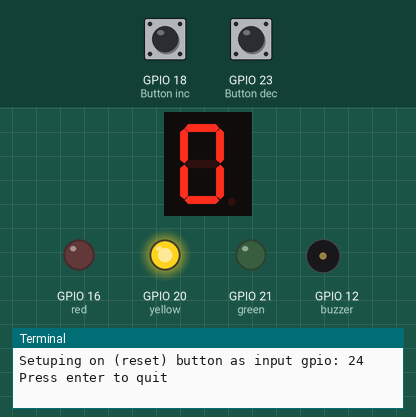
A program run on a simulated Raspberry Pi (BCM pin numbers). Shown: 1-digit seven-segment display, output pins drawn as LEDs (lit = HIGH), buzzer (waves = sounding, pin HIGH), the last lines printed to the terminal. The test bench sets the inputs (shaded band); at power-on: GPIO 18 (Button inc) HIGH, GPIO 23 (Button dec) HIGH. The segment pins are drawn as the display they are named for; pins used as bus, display or sensor lines are not drawn.

Above: at 1.2 s.
1.3 s: GPIO 18 (Button inc) pulled LOW for 1 s
At 3.3 s:
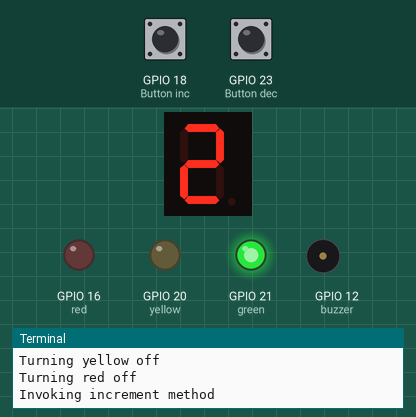
3.8 s: GPIO 23 (Button dec) pulled LOW for 1 s
At 5.6 s:
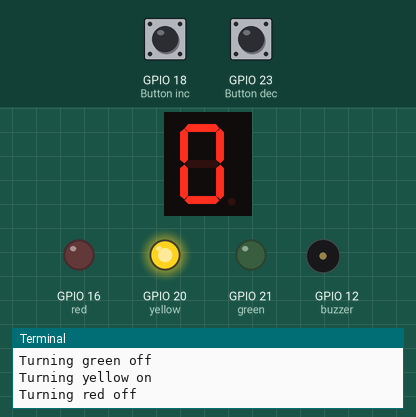
6.3 s: GPIO 23 (Button dec) pulled LOW for 0.15 s
At 7.3 s:
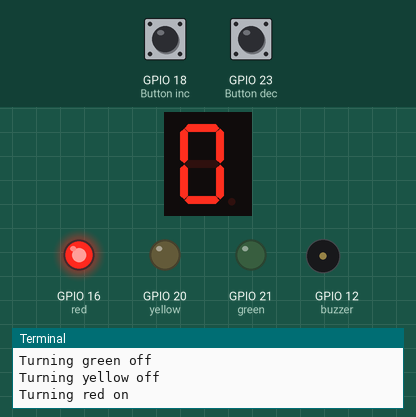
8.0 s: GPIO 23 (Button dec) pulled LOW for 3.2 s
At 8.11 s:
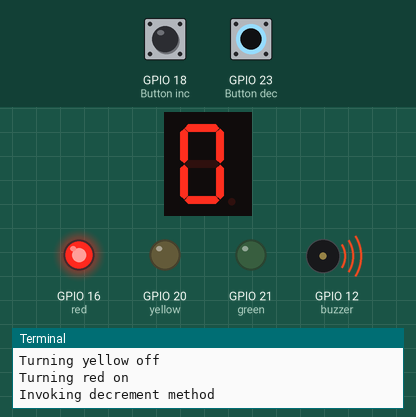
12.9 s: GPIO 18 (Button inc) pulled LOW for 0.15 s
At 14.1 s:
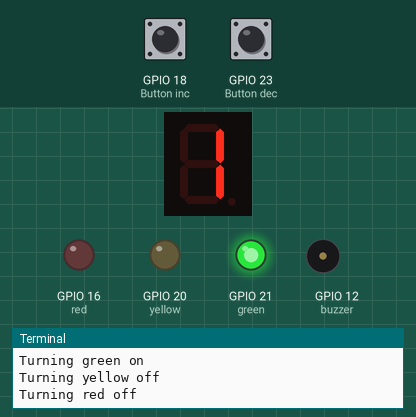
Timing chart, 0 to 15.5 s (numbered marks = the images above; inputs shaded):
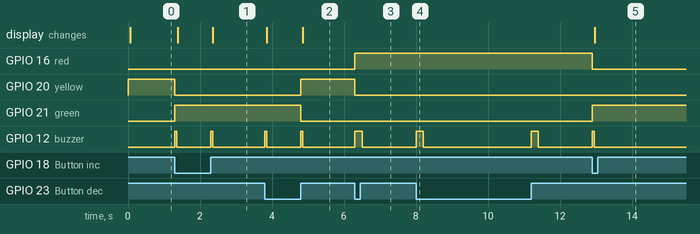

The program:

leds_and_buttons.py
```python
from drivers.seven_segments_display import SevenSegmentsDisplay
from drivers.status_leds import StatusLeds
from drivers.button import Button
from drivers.buzzer import Buzzer

from threading import Thread
from time import sleep
import RPi.GPIO as GPIO

# GPIO.setmode(GPIO.BCM)

display = SevenSegmentsDisplay(a=19, b=26, c=22, d=27, e=17, f=13, g=6, dp=5, init_number=0)
status_leds = StatusLeds(red=16, yellow=20, green=21, init_state='warning')
buzzer = Buzzer(12)


def _increment(channel):
    print("Invoking increment method")
    if display.current_number == 9:
        status_leds.set_error_state()
        buzzer.beep(beep_time=0.4)
        return
    if display.current_number == 8:
        status_leds.set_warning_state()
    else:
        status_leds.set_good_state()
    display.increment()
    buzzer.beep()


def _decrement(channel):
    print("Invoking decrement method")
    if display.current_number == 0:
        status_leds.set_error_state()
        buzzer.beep(beep_time=0.4)
        return
    if display.current_number == 1:
        status_leds.set_warning_state()
    else:
        status_leds.set_good_state()
    display.decrement()
    buzzer.beep()

def _reset(channel):
    print("Invoking reset method")
    Thread(target=display.blink_number, kwargs={'times': 2}).start()
    thread = Thread(target=buzzer.beep, kwargs={'times': 2})
    thread.start()
    thread.join()
    display.display_number(0)
    status_leds.set_warning_state()


inc = Button(18, "increment", _increment)
dec = Button(23, "decrement", _decrement)
reset = Button(24, "reset", _reset)


if "__main__" == __name__:
    message = input("Press enter to quit\n\n")
    GPIO.cleanup()
```

seven_segments_display.py
```python
from .base import BaseRPIObject

from itertools import cycle
from time import sleep

import RPi.GPIO as GPIO


class SevenSegmentsDisplay(BaseRPIObject):
    NUMBERS = {
        0: ['a', 'b', 'c', 'd', 'e', 'f'],
        1: ['b', 'c'],
        2: ['a', 'b', 'g', 'e', 'd'],
        3: ['a', 'b', 'c', 'd', 'g'],
        4: ['b', 'c', 'f', 'g'],
        5: ['a', 'c', 'd', 'f', 'g'],
        6: ['a', 'c', 'd', 'e', 'f', 'g'],
        7: ['a', 'b', 'c'],
        8: ['a', 'b', 'c', 'd', 'e', 'f', 'g'],
        9: ['a', 'b', 'c', 'd', 'f', 'g'],
        }

    def __init__(self, a, b, c, d, e, f, g, dp, init_number=None):
        super().__init__()
        self.current_number = None
        self.dp_state = False
        self.segments = {'a': a, 'b': b, 'c': c, 'd': d,
                         'e': e, 'f': f, "g": g}
        self.dp = dp

        for segment, num in self.segments.items():
            print('Seting up segment {}: {}'.format(segment, num))
            GPIO.setup(num, GPIO.OUT)


        if init_number is not None:
            self.display_number(init_number)

        print('Seting up dot: {}'.format(self.dp))
        GPIO.setup(self.dp, GPIO.OUT)

    def enable_all(self):
        GPIO.output(self.dp, True)
        for segment, num in self.segments.items():
            GPIO.output(num, True)

    def disable_all(self):
        GPIO.output(self.dp, False)
        for segment, num in self.segments.items():
            GPIO.output(num, False)

    def increment(self):
        if not self.current_number and self.current_number != 0:
            raise RuntimeError("Display doesn't display any number")
        elif self.current_number == 9:
            raise RuntimeError("Can not exceed 9")
        self.display_number(self.current_number + 1)

    def decrement(self):
        if self.current_number == 0:
            raise RuntimeError("Can not exceed 0")
        elif not self.current_number:
            raise RuntimeError("Display doesn't display any number")
        self.display_number(self.current_number - 1)

    def enable_dp(self):
        GPIO.output(self.dp, True)
        self.dp_state = True

    def disable_dp(self):
        GPIO.output(self.dp, False)
        self.dp_state = False

    def debug(self):
        for segment, num in self.segments.items():
            GPIO.output(num, False)

        for segment in 'abcdefg':
            num = self.segments[segment]
            print('Displaying segment {}: {}'.format(segment, num))
            GPIO.output(num, True)
            sleep(5)
            GPIO.output(num, False)

    def display_number(self, number):
        if 0 > number > 9:
            raise RuntimeError("Number {}, is out of range {0..9}".format(number))

        segments_to_display = self.NUMBERS[number]
        for segment, num in self.segments.items():
            state = True if segment in segments_to_display else False
            GPIO.output(num, state)

        self.current_number = number

    def count(self, num_range=range(10)):
        for num in num_range:
            self.display_number(num)
            sleep(1)

    def count_in_loop(self, num_range=range(10)):
        for num in cycle(num_range):
            self.display_number(num)
            sleep(1)

    def blink_dp(self, sleep_time=0.3, times=1):
        state = self.dp_state
        for _ in range(times):
            state = not state
            GPIO.output(self.dp, state)
            sleep(sleep_time)

        GPIO.output(self.dp, self.dp_state)

    def blink_number(self, sleep_time=0.1, times=1):
        for _ in range(times):
            self.disable_all()
            sleep(sleep_time)
            self.display_number(self.current_number)
            sleep(sleep_time)
```

status_leds.py
```python
from .base import BaseRPIObject

from .led import Led


class StatusLeds(BaseRPIObject):
    def __init__(self, red, yellow, green, init_state=None):
        super().__init__()
        self.state = None
        self.red = Led(red, 'red')
        self.yellow = Led(yellow, 'yellow')
        self.green = Led(green, 'green')
        if init_state == 'good':
            self.set_good_state()
        elif init_state == 'warning':
            self.set_warning_state()
        elif init_state == 'error':
            self.set_error_state()

    def set_good_state(self):
        if self.state == 'good':
            return

        print("Seting good status")
        self.green.on()
        self.yellow.off()
        self.red.off()
        self.state = 'good'

    def set_warning_state(self):
        if self.state == 'warning':
            return

        print("Seting warning status")
        self.green.off()
        self.yellow.on()
        self.red.off()
        self.state = 'warning'

    def set_error_state(self):
        if self.state == 'error':
            return

        print("Seting error status")
        self.green.off()
        self.yellow.off()
        self.red.on()
        self.state = 'error'
```

button.py
```python
from .base import BaseRPIObject

import RPi.GPIO as GPIO

class Button(BaseRPIObject):
    def __init__(self, gpio_num, name, callback=None):
        super().__init__()
        self.gpio_num = gpio_num
        self.name = name
        print("Setuping on ({}) button as input gpio: {}".format(self.name, self.gpio_num))
        GPIO.setup(self.gpio_num, GPIO.IN, pull_up_down=GPIO.PUD_UP)
        if callback:
            GPIO.add_event_detect(self.gpio_num, GPIO.BOTH, callback=callback, bouncetime=500)

    def is_pushed(self):
        return not GPIO.input(self.gpio_num)
```

buzzer.py
```python
from .base import BaseRPIObject

from time import sleep

import RPi.GPIO as GPIO


class Buzzer(BaseRPIObject):
    def __init__(self, gpio_num):
        super().__init__()
        self.gpio_num = gpio_num
        GPIO.setup(self.gpio_num, GPIO.OUT)

    def beep(self, beep_time=0.1, times=1):
        for _ in range(times):
            GPIO.output(self.gpio_num, True)
            sleep(beep_time/2)
            GPIO.output(self.gpio_num, False)
            sleep(beep_time/2)
```

base.py
```python
import RPi.GPIO as GPIO


class BaseRPIObject:
    def __init__(self):
        print("seting GPIO.BCM mode")
        GPIO.setmode(GPIO.BCM)

    def __del__(self):
        print("cleaning")
        GPIO.cleanup()
```

led.py
```python
from .base import BaseRPIObject

from time import sleep

import RPi.GPIO as GPIO


class Led(BaseRPIObject):
    def __init__(self, gpio_num, name):
        super().__init__()
        self.gpio_num = gpio_num
        self.name = name
        self.state = False
        print("Setuping ({}) led on GPIO: {}".format(self.name, self.gpio_num))
        GPIO.setup(self.gpio_num, GPIO.OUT)

    def on(self):
        print("Turning {} on".format(self.name))
        GPIO.output(self.gpio_num, True)

    def off(self):
        print("Turning {} off".format(self.name))
        GPIO.output(self.gpio_num, False)

    def is_on(self):
        return self.state

    def blink(self, sleep_time=0.1, times=1):
        print("Blinking {}".format(self.name))
        state = self.state
        for _ in range(times):
            state = not state
            GPIO.output(self.gpio_num, state)
            sleep(sleep_time)

        GPIO.output(self.gpio_num, self.state)
```

Measured:
- after the input at 1.3 s, GPIO 20 (yellow): HIGH → LOW at once; GPIO 21 (green): LOW → HIGH at once; GPIO 12 (buzzer): alternates HIGH for 0.05 s and LOW for 0.95 s, starting at once; the display: first changes after 0.08 s (image 1 shows a later state)
- after the input at 3.8 s, GPIO 20 (yellow): LOW → HIGH after 1.0 s; GPIO 21 (green): HIGH → LOW after 1.0 s; GPIO 12 (buzzer): alternates HIGH for 0.05 s and LOW for 0.95 s, starting at once; the display: first changes after 0.05 s (image 2 shows a later state)
- after the input at 6.3 s, GPIO 16 (red): LOW → HIGH at once; GPIO 20 (yellow): HIGH → LOW at once; GPIO 12 (buzzer): LOW → HIGH at once, → LOW 0.20 s later
- after the input at 8.0 s, GPIO 12 (buzzer): alternates HIGH for 0.20 s and LOW for 3.0 s, starting at once
- after the input at 12.9 s, GPIO 16 (red): HIGH → LOW at once; GPIO 21 (green): LOW → HIGH at once; GPIO 12 (buzzer): LOW → HIGH at once, → LOW 0.05 s later; the display: changes after 0.06 s (image 5)
